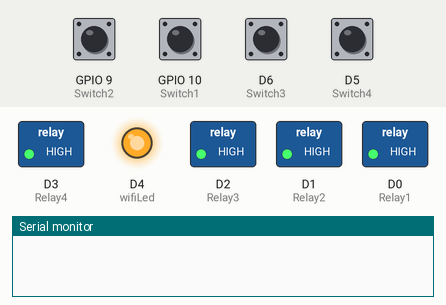
Bench run of a sketch on a simulated ESP8266 (NodeMCU). Shown: switched loads named in the sketch (green lamp = pin HIGH), output pins drawn as LEDs (lit = HIGH), the last lines printed to the serial monitor. Inputs (shaded band) come from the test bench; at power-on: D5 (Switch4), D6 (Switch3), GPIO 9 (Switch2), GPIO 10 (Switch1) HIGH. WiFi joins after 1.5 s; servers stay silent unless stated; the Firebase database answers and starts empty.

Above: at 1.3 s.
1.4 s: GPIO 9 (Switch2) pulled LOW for 0.15 s
At 3.2 s:
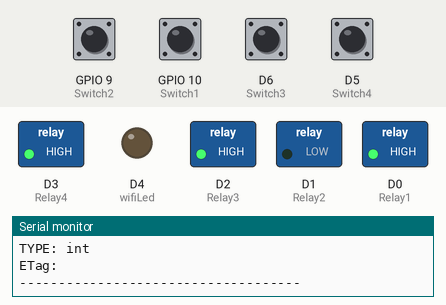
3.5 s: GPIO 10 (Switch1) pulled LOW for 1 s
At 4.2 s:
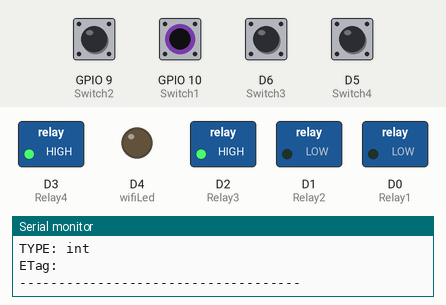
6.0 s: D6 (Switch3) pulled LOW for 0.15 s
At 7.4 s:
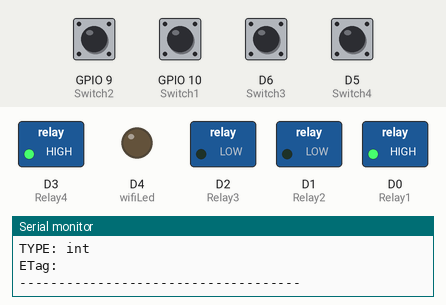
7.7 s: D5 (Switch4) pulled LOW for 0.15 s
At 9.0 s:
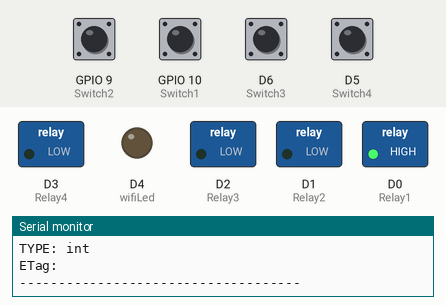
9.3 s: GPIO 10 (Switch1) pulled LOW for 0.15 s
At 9.9 s:
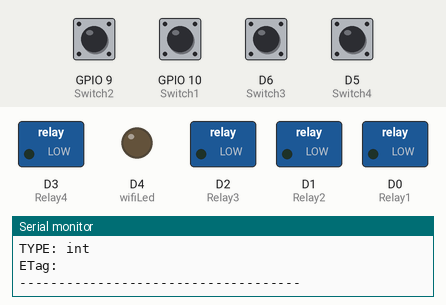
11.0 s: GPIO 9 (Switch2) pulled LOW for 1 s
At 11.6 s:
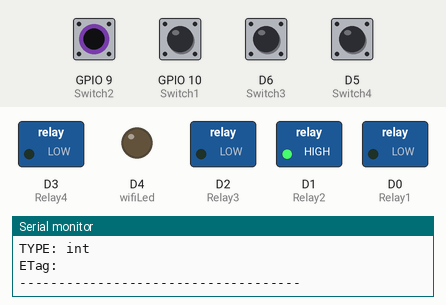
Timing chart, 0 to 14.0 s (numbered marks = the images above; inputs shaded):
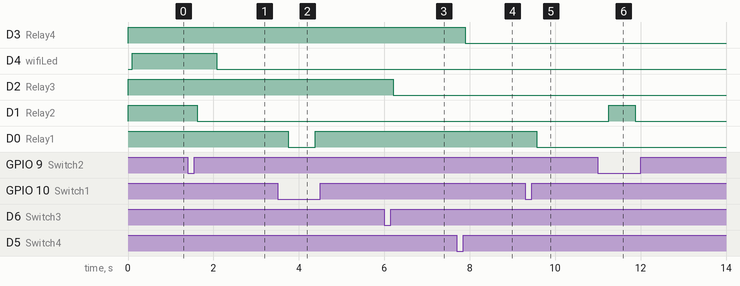

The sketch:

DOMOTICAFIREBASE.ino
```cpp
//EL ENLACE DE DEBAJO ES PARA AÑADIR LA ESP8266 AL IDE DE ARDUINO

//https://arduino.esp8266.com/stable/package_esp8266com_index.json

//LA VERSION DE LA ESP8266 DEBE SER LA 2.7 PARA QUE FUNCIONE CON LA LIBRERIA DE FIREBASE

#include <ESP8266WiFi.h>
#include <FirebaseESP8266.h>

#define ssid "AQUI VA EL NOMBRE DE TU RED WIFI"  //WiFi SSID
#define password "AQUI VA LA CONTRASEÑA DE TU RED WIFI"  //WiFi Password
#define FIREBASE_HOST "AQUI VA EL HOST DE FIREBASE SIN HTTPS Y LOS /"
#define FIREBASE_AUTH "AQUI VA EL TOKEN DE FIREBASE"

FirebaseData firebaseData;

// DEFINIMOS LOS GPIO A UTILIZAR COMO SWITCH O RELAY

#define Relay1  D0 //GPIO 16
#define Relay2  D1 //GPIO 5
#define Relay3  D2 //GPIO 4
#define Relay4  D3 //GPIO 0

#define Switch1 10 //SD3
#define Switch2 9  //SD2
#define Switch3 12 //D5
#define Switch4 14 //D6

#define wifiLed D4 //GPIO 2

int load1=1, load2=1, load3=1, load4=1, Power;

void setup() {
Serial.begin(9600);

pinMode(Relay1, OUTPUT); digitalWrite(Relay1, HIGH);
pinMode(Relay2, OUTPUT); digitalWrite(Relay2, HIGH);
pinMode(Relay3, OUTPUT); digitalWrite(Relay3, HIGH);
pinMode(Relay4, OUTPUT); digitalWrite(Relay4, HIGH);

pinMode(wifiLed, OUTPUT);

pinMode(Switch1, INPUT_PULLUP);
pinMode(Switch2, INPUT_PULLUP);
pinMode(Switch3, INPUT_PULLUP);
pinMode(Switch4, INPUT_PULLUP);

WiFi.begin (ssid, password);
Firebase.begin(FIREBASE_HOST,FIREBASE_AUTH);
delay(100);
}

void loop() {

if (WiFi.status() != WL_CONNECTED){
    digitalWrite(wifiLed, HIGH);
  }
  else{
    //Serial.println("WiFi Connected");
    digitalWrite(wifiLed, LOW);
}

Switch_Read();
if(Firebase.get(firebaseData,"/P1")) {
 if (firebaseData.dataType() == "string") {
 Power = firebaseData.stringData().toInt();
 }
}
Relays();

Switch_Read();
if(Firebase.get(firebaseData,"/L1")) {
 if (firebaseData.dataType() == "string") {
 load1 = firebaseData.stringData().toInt();
 }
}
Relays();

Switch_Read();
if(Firebase.get(firebaseData,"/L2")) {
 if (firebaseData.dataType() == "string") {
 load2 = firebaseData.stringData().toInt();
 }
}
Relays();

Switch_Read();
if(Firebase.get(firebaseData,"/L3")) {
 if (firebaseData.dataType() == "string") {
 load3 = firebaseData.stringData().toInt();
 }
}
Relays();

Switch_Read();
if(Firebase.get(firebaseData,"/L4")) {
 if (firebaseData.dataType() == "string") {
 load4 = firebaseData.stringData().toInt();
  }
 }
Relays();

}


void Switch_Read(){

     if(digitalRead(Switch1) == LOW){Power=0;
     update_power_status();
      load1 = !load1;
      Relays();
if(Firebase.setString(firebaseData, "/L1", String(load1))){
    Serial.println("PASSED");
    Serial.println("PATH: " + firebaseData.dataPath());
    Serial.println("TYPE: " + firebaseData.dataType());
    Serial.println("ETag: " + firebaseData.ETag());
    Serial.println("------------------------------------");
    Serial.println();
  }else{
    Serial.println("FAILED");
    Serial.println("REASON: " + firebaseData.errorReason());
    Serial.println("------------------------------------");
    Serial.println();
  }
      delay(150);
  }
else if(digitalRead(Switch2) == LOW){Power=0;
      update_power_status();
      load2 = !load2;
      Relays();
if(Firebase.setString(firebaseData, "/L2", String(load2))){
    Serial.println("PASSED");
    Serial.println("PATH: " + firebaseData.dataPath());
    Serial.println("TYPE: " + firebaseData.dataType());
    Serial.println("ETag: " + firebaseData.ETag());
    Serial.println("------------------------------------");
    Serial.println();
  }else{
    Serial.println("FAILED");
    Serial.println("REASON: " + firebaseData.errorReason());
    Serial.println("------------------------------------");
    Serial.println();
  }
 delay(150);
}

else if(digitalRead(Switch3) == LOW){Power=0;
      update_power_status();
      load3 = !load3;
      Relays();
if(Firebase.setString(firebaseData, "/L3", String(load3))){
    Serial.println("PASSED");
    Serial.println("PATH: " + firebaseData.dataPath());
    Serial.println("TYPE: " + firebaseData.dataType());
    Serial.println("ETag: " + firebaseData.ETag());
    Serial.println("------------------------------------");
    Serial.println();
  }
  else{
    Serial.println("FAILED");
    Serial.println("REASON: " + firebaseData.errorReason());
    Serial.println("------------------------------------");
    Serial.println();
  }
  delay(150);
 }

else if(digitalRead(Switch4) == LOW){Power=0;
      update_power_status();
      load4 = !load4;
      Relays();
if(Firebase.setString(firebaseData, "/L4", String(load4))){
    Serial.println("PASSED");
    Serial.println("PATH: " + firebaseData.dataPath());
    Serial.println("TYPE: " + firebaseData.dataType());
    Serial.println("ETag: " + firebaseData.ETag());
    Serial.println("------------------------------------");
    Serial.println();
 }else{
    Serial.println("FAILED");
    Serial.println("REASON: " + firebaseData.errorReason());
    Serial.println("------------------------------------");
    Serial.println();
  }
delay(150);
 }
}


void update_power_status(){
if(Firebase.setString(firebaseData, "/P1", String(Power))){
    Serial.println("PASSED");
    Serial.println("PATH: " + firebaseData.dataPath());
    Serial.println("TYPE: " + firebaseData.dataType());
    Serial.println("ETag: " + firebaseData.ETag());
    Serial.println("------------------------------------");
    Serial.println();
}else{
    Serial.println("FAILED");
    Serial.println("REASON: " + firebaseData.errorReason());
    Serial.println("------------------------------------");
    Serial.println();
}
}

void Relays(){
if(Power==0){
digitalWrite(Relay1, load1);
digitalWrite(Relay2, load2);
digitalWrite(Relay3, load3);
digitalWrite(Relay4, load4);
}else{
digitalWrite(Relay1, HIGH);
digitalWrite(Relay2, HIGH);
digitalWrite(Relay3, HIGH);
digitalWrite(Relay4, HIGH);
 }
}
```

Measured:
- after the input at 1.4 s, D4 (wifiLed): HIGH → LOW after 0.68 s instead of 0.20 s; D1 (Relay2): HIGH → LOW after 0.22 s
- after the input at 3.5 s, D0 (Relay1): HIGH → LOW after 0.25 s, → HIGH 0.63 s later
- after the input at 6.0 s, D2 (Relay3): HIGH → LOW after 0.21 s
- after the input at 7.7 s, D3 (Relay4): HIGH → LOW after 0.19 s
- after the input at 9.3 s, D0 (Relay1): HIGH → LOW after 0.27 s
- after the input at 11.0 s, D1 (Relay2): LOW → HIGH after 0.25 s, → LOW 0.63 s later
